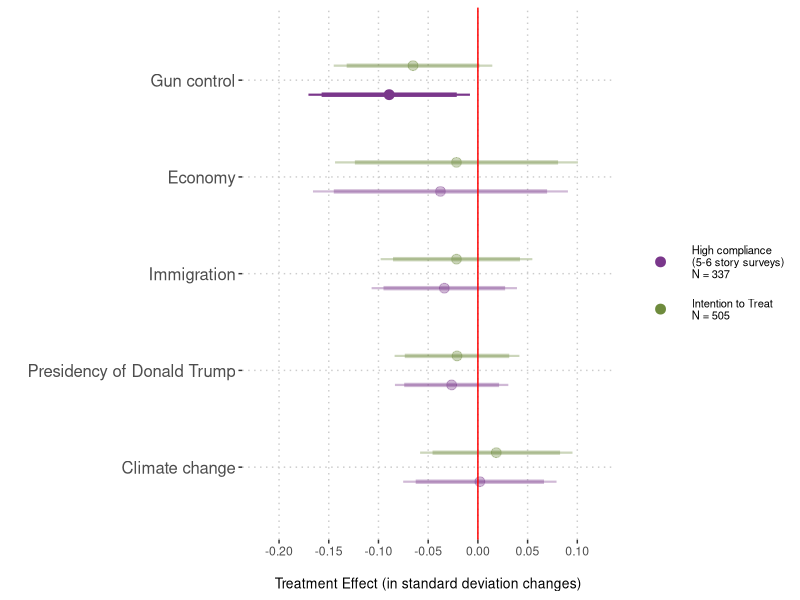
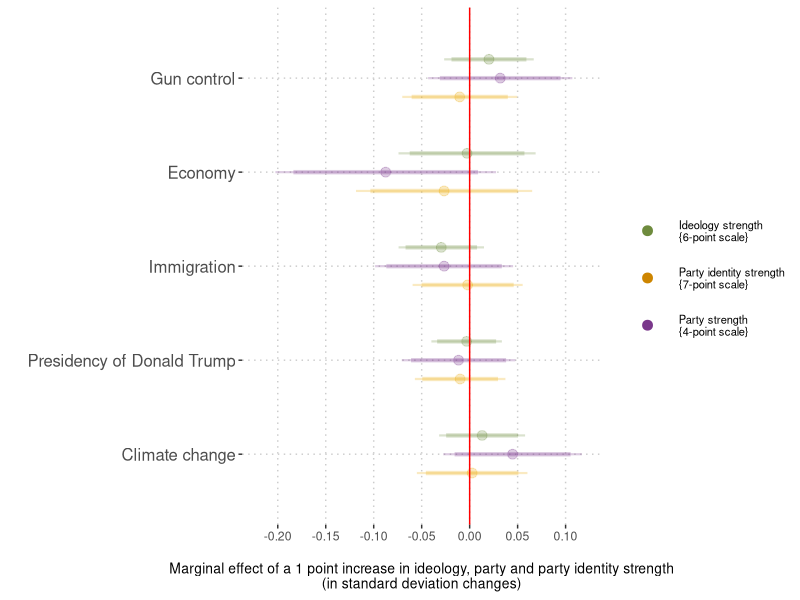

These figures' R source, in order:
#==============================================================================
# 03-fig3-results-attitude-polarization.R
# Purpose: to replicate Figure 3 of the paper, where we show the main (and 
#          moderator) effects of the treatment on attitude polarization. We
#          first generate Figure 3.A and then Figure 3.B. For the paper, we then
#          pasted the two subfigures together.
# Article: "Exposure to extremely partisan news from the other political side 
#          shows scarce boomerang effects"
# Journal: Political Behavior
# Year:    2022
# Authors: Andreu Casas, Ericka Menchen-Trevino, Magdalena Wojcieszak
#==============================================================================


# PACKAGES
#===============================================================================
library(dplyr)
library(ggplot2)
library(ggrepel)

# DATA
#===============================================================================
# - dataset with data from the pre and post survey, for the many outcome and
#   moderator variables of interest.
db <- read.csv("./data/extreme-sites-experiment-maindb.csv")


# MAIN
#===============================================================================

#-------------------------------------------------------------------------------
# [ Figure 3.A ] MAIN (ITT and CACE) EFFECTS
#-------------------------------------------------------------------------------
# - specify outcomes of interest (issue attitudes)
outcomes <-  c(
  # - attitudes on economic issues
  "ECON",
  # - attitudes on climate change
  "ENV",
  # - attitudes on immigration
  "IMMIG",
  # - attitudes on gun control
  "GUN",
  # - attitudes on President Trump
  "TRUMP")
  
# - calculate changes in issue attitudes between pre and post survey
for (outcome in outcomes) {
  db[, paste0(outcome, "_DELTA")] <- db[,paste0(outcome, "_POST")] -
    db[,paste0(outcome, "_PRE")]
  # - reverse for those in the LIB group, so higher values mean POLARIZATION
  db[which(grepl("lib", as.character(db$exp_group))), 
           paste0(outcome, "_DELTA")] <- -db[
             which(grepl("lib", as.character(db$exp_group))), 
             paste0(outcome, "_DELTA")]
}

# - specify the two groups/samples for which we want to calculate treatment
#   effects: all assigned to treatment (ITT) and high compliers (CACE)
compl_groups <- c("Intention to Treat\nN = 505", 
                  "High compliance\n(5-6 story surveys)\nN=337")

# - calculate treatment effects
att_out <- NULL
for (outcome in outcomes){
  # - calculate SD of pre-treatment values
  pre_sd <- sd(db[,paste0(outcome, "_PRE")], na.rm = TRUE)
  for (cgroup in compl_groups) {
    if (grepl("High", cgroup)) {
      run_db <- db %>%
        filter(
          is.na(compliance_level) |
            compliance_level == "High Compliance \n(5-6 story surveys)\nN = 337")
    } else {
      run_db <- db
    }
    # - calculate treatment effect
    model_formula <- paste0(outcome, "_DELTA ~ condition")
    model_out <- broom::tidy(lm(model_formula, 
                                data = run_db)) %>%
      filter(term == "condition") %>% 
      mutate(significant = ifelse(p.value < 0.05, 1, 0)) %>%
      mutate(outcome = outcome,
             sample = cgroup,
             sd = pre_sd,
             # - express treatment effect in SD changes
             pe = estimate / pre_sd,
             se_std = std.error / pre_sd,
             lwr_90 = pe - (se_std * 1.64),
             lwr_95 = pe - (se_std * 1.96),
             upr_90 = pe + (se_std * 1.64),
             upr_95 = pe + (se_std * 1.96))
    att_out <- rbind(att_out, model_out) 
  }
}

# - prepare data to be plotted. Give human-readable labels to variables/classes.
att_out02 <- att_out %>%
  mutate(
    outcome = recode(outcome,
                     `TRUMP` = "Presidency of Donald Trump",
                     `IMMIG` = "Immigration",
                     `GUN` = "Gun control",
                     `ENV` = "Climate change",
                     `ECON` = "Economy"
    )) %>%
  arrange(desc(pe)) %>%
  mutate(outcome = factor(outcome, levels = unique(outcome)),
         significant = as.character(significant),
         sample = recode(sample,
                         `High compliance\n(5-6 story surveys)\nN=337` =
                           "High compliance\n(5-6 story surveys)\nN = 337"))

#pdf("./figures/fig3b-extreme-sites-att-pol-MAIN.pdf", width = 9, height = 4)
ggplot(att_out02,
       aes(x = outcome, y = pe)) +
  # - this is so I can have a legend indicating what the 2 colors mean
  geom_point(aes(x = 9, y = 0, color = sample)) +
  scale_color_manual("", values = c("mediumorchid4",
                                    "darkolivegreen4")) +
  # - plot 90% and 95% ITT estimates
  #geom_point()
  geom_point(inherit.aes = FALSE,
             data = att_out02 %>% filter(grepl("Intent", sample)),
             aes(x = as.numeric(outcome) + 0.15, y = pe,
                 alpha = significant), 
             size = 3, color = "darkolivegreen4") +
  geom_segment(inherit.aes = FALSE, 
               data = att_out02 %>% filter(grepl("Intent", sample)),
               aes(x = as.numeric(outcome) + 0.15, xend = as.numeric(outcome) + 0.15,
                   y = lwr_90, yend = upr_90, alpha = significant), size = 1.5, 
               color = "darkolivegreen4") +
  geom_segment(inherit.aes = FALSE,
               data = att_out02 %>% filter(grepl("Intent", sample)),
               aes(x = as.numeric(outcome) + 0.15, xend = as.numeric(outcome) + 0.15,
                   y = lwr_95, yend = upr_95, alpha = significant), size = 0.75,
               color = "darkolivegreen4") +
  # - plot 90% and 95% High compliers CACE estimates
  geom_point(inherit.aes = FALSE,
             data = att_out02 %>% filter(!grepl("Intent", sample)),
             aes(x = as.numeric(outcome) - 0.15, y = pe,
                 alpha = significant), size = 3,
             color = "mediumorchid4") +
  geom_segment(inherit.aes = FALSE,
               data = att_out02 %>% filter(!grepl("Intent", sample)),
               aes(x = as.numeric(outcome) - 0.15, xend = as.numeric(outcome) - 0.15,
                   y = lwr_90, yend = upr_90, alpha = significant), size = 1.5,
               color = "mediumorchid4") +
  geom_segment(inherit.aes = FALSE,
               data = att_out02 %>% filter(!grepl("Intent", sample)),
               aes(x = as.numeric(outcome) - 0.15, xend = as.numeric(outcome) - 0.15,
                   y = lwr_95, yend = upr_95, alpha = significant), size = 0.75,
               color = "mediumorchid4") +
  scale_x_continuous("", breaks = seq(1, length(levels(att_out02$outcome))),
                     labels = levels(att_out02$outcome),
                     limits = c(0.5,5.5)) +
  scale_y_continuous("\nTreatment Effect (in standard deviation changes)",
                     breaks = seq(-1, 1, 0.05),
                     limits = c(-0.22, 0.12)) +
  geom_hline(yintercept = 0, color = "red") +
  # - the rest 
  scale_alpha_discrete(range = c(0.35, 1), guide = FALSE) +
  coord_flip() +
  guides(color = guide_legend(override.aes = list(size = 3))) +
  theme(panel.background = element_blank(),
        panel.grid.major = element_line(color = "gray80", linetype = "dotted"),
        axis.text.y = element_text(size = 12),
        axis.title.x = element_text(size = 10),
        legend.key.size = unit(1.2, "cm"),
        legend.text = element_text(size = 8))
dev.off()

#-------------------------------------------------------------------------------
# [ Figure 3.B ] MODERATOR EFFECTS
#-------------------------------------------------------------------------------
# - specify list of moderators
moderators <- c("party_folded", "ideo_folded", "pid_strength")

att_modout <- NULL
for (outcome in outcomes){
  # - calculate SD of pre-treatment values
  pre_sd <- sd(db[,paste0(outcome, "_PRE")], na.rm = TRUE)
  # - using ALL users in the sample to calculate these moderator effects
  run_db <- db
  # - calculate moderation effect
  for (moderator in moderators) {
    model_formula <- paste0(outcome, "_DELTA ~ condition * ", moderator)
    model_out <- broom::tidy(lm(model_formula, 
                                data = run_db)) %>%
      filter(grepl(":", term)) %>% 
      mutate(significant = ifelse(p.value < 0.05, 1, 0)) %>%
      mutate(outcome = outcome,
             moderator = moderator,
             sd = pre_sd,
             pe = estimate / pre_sd,
             se_std = std.error / pre_sd,
             lwr_90 = pe - (se_std * 1.64),
             lwr_95 = pe - (se_std * 1.96),
             upr_90 = pe + (se_std * 1.64),
             upr_95 = pe + (se_std * 1.96))
    att_modout <- rbind(att_modout, model_out) 
  }
}

# - provide human-readable names for variables/classes
att_modout02 <- att_modout %>%
  mutate(term = recode(term,
                       `condition:ideo_folded` = "Ideology strength\n{6-point scale}",
                       `condition:pid_strength` = "Party identity strength\n{7-point scale}",
                       `condition:party_folded` = "Party strength\n{4-point scale}")) %>%
  mutate(significant = as.character(significant),
         term = as.character(term),
         outcome = factor(recode(outcome,
                                 `TRUMP` = "Presidency of Donald Trump",
                                 `IMMIG` = "Immigration",
                                 `GUN` = "Gun control",
                                 `ENV` = "Climate change",
                                 `ECON` = "Economy"),
                          levels = c(
                            "Climate change",
                            "Presidency of Donald Trump",
                            "Immigration",
                            "Economy",
                            "Gun control"
                          )))

#pdf("./figures/fig3b-extreme-sites-att-pol-MOD.pdf", width = 9, height = 4)
ggplot(att_modout02,
       aes(x = outcome, y = pe)) +
  # - this is so I can have a legend indicating what the 3 colors mean
  geom_point(aes(x = 10, y = 0, color = term)) +
  scale_color_manual("", values = c("darkolivegreen4",
                                    "orange3",
                                    "mediumorchid4")) +
  # - plot 90% and 95% IDEO STRENGTH moderation estimates
  geom_point(inherit.aes = FALSE,
             data = att_modout02 %>% filter(grepl("Ideo", term)),
             aes(x = as.numeric(outcome) + 0.2, y = pe,
                 alpha = significant),
             size = 3, color = "darkolivegreen4") +
  geom_segment(inherit.aes = FALSE, 
               data = att_modout02 %>% filter(grepl("Ideo", term)),
               aes(x = as.numeric(outcome) + 0.2, xend = as.numeric(outcome) + 0.2,
                   y = lwr_90, yend = upr_90,
                   alpha = significant), size = 1.5, 
               color = "darkolivegreen4") +
  geom_segment(inherit.aes = FALSE,
               data = att_modout02 %>% filter(grepl("Ideo", term)),
               aes(x = as.numeric(outcome) + 0.2, xend = as.numeric(outcome) + 0.2,
                   y = lwr_95, yend = upr_95,
                   alpha = significant), size = 0.75,
               color = "darkolivegreen4") +
  # - plot 90% and 95% PARTY STRENGTH moderator estimates
  geom_point(inherit.aes = FALSE,
             data = att_modout02 %>% filter(grepl("Party stre", term)),
             aes(x = as.numeric(outcome) - 0, y = pe,
                 alpha = significant), size = 3,
             color = "mediumorchid4") +
  geom_segment(inherit.aes = FALSE,
               data = att_modout02 %>% filter(grepl("Party stre", term)),
               aes(x = as.numeric(outcome) - 0, xend = as.numeric(outcome) - 0,
                   y = lwr_90, yend = upr_90, alpha = significant), size = 1.5,
               color = "mediumorchid4") +
  geom_segment(inherit.aes = FALSE,
               data = att_modout02 %>% filter(grepl("Party stre", term)),
               aes(x = as.numeric(outcome) - 0, xend = as.numeric(outcome) - 0,
                   y = lwr_95, yend = upr_95, alpha = significant), size = 0.75,
               color = "mediumorchid4") +
  # - plot 90% and 95% PARTY IDENTITY STRENGTH moderator
  geom_point(inherit.aes = FALSE,
             data = att_modout02 %>% filter(grepl("Party ident", term)),
             aes(x = as.numeric(outcome) - 0.2, y = pe,
                 alpha = significant), size = 3,
             color = "darkgoldenrod2") +
  geom_segment(inherit.aes = FALSE,
               data = att_modout02 %>% filter(grepl("Party ident", term)),
               aes(x = as.numeric(outcome) - 0.2, xend = as.numeric(outcome) - 0.2,
                   y = lwr_90, yend = upr_90, alpha = significant), size = 1.5,
               color = "darkgoldenrod2") +
  geom_segment(inherit.aes = FALSE,
               data = att_modout02 %>% filter(grepl("Party ident", term)),
               aes(x = as.numeric(outcome) - 0.2, xend = as.numeric(outcome) - 0.2,
                   y = lwr_95, yend = upr_95, alpha = significant), size = 0.75,
               color = "darkgoldenrod2") +
  scale_x_continuous("", breaks = seq(1, length(levels(att_modout02$outcome))),
                     labels = levels(att_modout02$outcome),
                     limits = c(0.5, 5.5)) +
  scale_y_continuous("\nMarginal effect of a 1 point increase in ideology, party and party identity strength\n(in standard deviation changes)",
                     breaks = seq(-1, 1, 0.05),
                     limits = c(-0.22, 0.12)) +
  geom_hline(yintercept = 0, color = "red") +
  # - the rest
  scale_alpha_discrete(range = c(0.25, 1), guide = FALSE) +
  coord_flip() +
  guides(color = guide_legend(override.aes = list(size = 3))) +
  theme(panel.background = element_blank(),
        panel.grid.major = element_line(color = "gray80", linetype = "dotted"),
        axis.text.y = element_text(size = 12),
        axis.title.x = element_text(size = 10),
        legend.key.size = unit(1.2, "cm"),
        legend.text = element_text(size = 8))
#dev.off()
